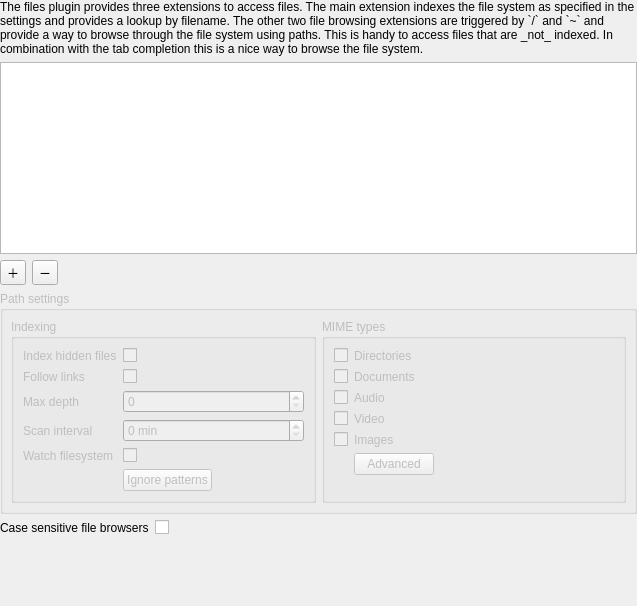
<?xml version="1.0" encoding="UTF-8"?>
<ui version="4.0">
 <class>ConfigWidget</class>
 <widget class="QWidget" name="ConfigWidget">
  <property name="geometry">
   <rect>
    <x>0</x>
    <y>0</y>
    <width>637</width>
    <height>606</height>
   </rect>
  </property>
  <layout class="QVBoxLayout" name="verticalLayout_2">
   <property name="leftMargin">
    <number>0</number>
   </property>
   <property name="topMargin">
    <number>0</number>
   </property>
   <property name="rightMargin">
    <number>0</number>
   </property>
   <property name="bottomMargin">
    <number>0</number>
   </property>
   <item>
    <widget class="QLabel" name="label_6">
     <property name="text">
      <string>The files plugin provides three extensions to access files. The main extension indexes the file system as specified in the settings and provides a lookup by filename. The other two file browsing extensions are triggered by `/` and `~` and provide a way to browse through the file system using paths. This is handy to access files that are _not_ indexed. In combination with the tab completion this is a nice way to browse the file system.</string>
     </property>
     <property name="wordWrap">
      <bool>true</bool>
     </property>
    </widget>
   </item>
   <item>
    <widget class="QListView" name="listView_paths">
     <property name="sizePolicy">
      <sizepolicy hsizetype="Expanding" vsizetype="MinimumExpanding">
       <horstretch>0</horstretch>
       <verstretch>0</verstretch>
      </sizepolicy>
     </property>
     <property name="editTriggers">
      <set>QAbstractItemView::NoEditTriggers</set>
     </property>
     <property name="alternatingRowColors">
      <bool>true</bool>
     </property>
     <property name="uniformItemSizes">
      <bool>true</bool>
     </property>
    </widget>
   </item>
   <item>
    <layout class="QHBoxLayout" name="horizontalLayout_4">
     <item>
      <widget class="QToolButton" name="toolButton_add">
       <property name="text">
        <string notr="true">＋</string>
       </property>
      </widget>
     </item>
     <item>
      <widget class="QToolButton" name="toolButton_rem">
       <property name="text">
        <string notr="true">－</string>
       </property>
      </widget>
     </item>
     <item>
      <widget class="QLabel" name="label_statusbar">
       <property name="sizePolicy">
        <sizepolicy hsizetype="Preferred" vsizetype="Fixed">
         <horstretch>0</horstretch>
         <verstretch>0</verstretch>
        </sizepolicy>
       </property>
       <property name="text">
        <string/>
       </property>
      </widget>
     </item>
    </layout>
   </item>
   <item>
    <widget class="QGroupBox" name="groupBox_path">
     <property name="enabled">
      <bool>false</bool>
     </property>
     <property name="title">
      <string>Path settings</string>
     </property>
     <layout class="QVBoxLayout" name="verticalLayout_4" stretch="0">
      <property name="leftMargin">
       <number>8</number>
      </property>
      <property name="topMargin">
       <number>8</number>
      </property>
      <property name="rightMargin">
       <number>8</number>
      </property>
      <property name="bottomMargin">
       <number>8</number>
      </property>
      <item>
       <layout class="QHBoxLayout" name="horizontalLayout" stretch="1,1">
        <item>
         <widget class="QGroupBox" name="groupBox">
          <property name="title">
           <string>Indexing</string>
          </property>
          <layout class="QFormLayout" name="formLayout">
           <item row="0" column="0">
            <widget class="QLabel" name="label_hidden">
             <property name="text">
              <string>Index hidden files</string>
             </property>
            </widget>
           </item>
           <item row="0" column="1">
            <widget class="QCheckBox" name="checkBox_hidden">
             <property name="text">
              <string/>
             </property>
            </widget>
           </item>
           <item row="1" column="0">
            <widget class="QLabel" name="label_symlink">
             <property name="text">
              <string>Follow links</string>
             </property>
            </widget>
           </item>
           <item row="1" column="1">
            <widget class="QCheckBox" name="checkBox_followSymlinks">
             <property name="toolTip">
              <string>This option should by used with care and only if necessary. It may cause indexing of way more files you wanted when the indexed file tree contains links to directories outside the specified file tree.</string>
             </property>
             <property name="text">
              <string/>
             </property>
            </widget>
           </item>
           <item row="2" column="0">
            <widget class="QLabel" name="label_depth">
             <property name="text">
              <string>Max depth</string>
             </property>
            </widget>
           </item>
           <item row="2" column="1">
            <widget class="QSpinBox" name="spinBox_depth">
             <property name="sizePolicy">
              <sizepolicy hsizetype="MinimumExpanding" vsizetype="Fixed">
               <horstretch>0</horstretch>
               <verstretch>0</verstretch>
              </sizepolicy>
             </property>
             <property name="maximum">
              <number>255</number>
             </property>
            </widget>
           </item>
           <item row="3" column="0">
            <widget class="QLabel" name="label_interval">
             <property name="text">
              <string>Scan interval</string>
             </property>
            </widget>
           </item>
           <item row="3" column="1">
            <widget class="QSpinBox" name="spinBox_interval">
             <property name="sizePolicy">
              <sizepolicy hsizetype="MinimumExpanding" vsizetype="Fixed">
               <horstretch>0</horstretch>
               <verstretch>0</verstretch>
              </sizepolicy>
             </property>
             <property name="suffix">
              <string extracomment="Abbr. minutes"> min</string>
             </property>
             <property name="minimum">
              <number>0</number>
             </property>
             <property name="maximum">
              <number>1440</number>
             </property>
             <property name="singleStep">
              <number>5</number>
             </property>
            </widget>
           </item>
           <item row="4" column="0">
            <widget class="QLabel" name="label_fswatch">
             <property name="text">
              <string>Watch filesystem</string>
             </property>
            </widget>
           </item>
           <item row="4" column="1">
            <widget class="QCheckBox" name="checkBox_fswatch">
             <property name="text">
              <string/>
             </property>
            </widget>
           </item>
           <item row="5" column="1">
            <widget class="QPushButton" name="pushButton_namefilters">
             <property name="sizePolicy">
              <sizepolicy hsizetype="Fixed" vsizetype="Fixed">
               <horstretch>0</horstretch>
               <verstretch>0</verstretch>
              </sizepolicy>
             </property>
             <property name="text">
              <string>Ignore patterns</string>
             </property>
            </widget>
           </item>
          </layout>
         </widget>
        </item>
        <item>
         <widget class="QGroupBox" name="groupBox_3">
          <property name="title">
           <string>MIME types</string>
          </property>
          <layout class="QFormLayout" name="formLayout_2">
           <item row="0" column="0">
            <widget class="QCheckBox" name="checkBox_dirs">
             <property name="text">
              <string/>
             </property>
            </widget>
           </item>
           <item row="1" column="0">
            <widget class="QCheckBox" name="checkBox_docs">
             <property name="text">
              <string/>
             </property>
            </widget>
           </item>
           <item row="2" column="0">
            <widget class="QCheckBox" name="checkBox_audio">
             <property name="text">
              <string/>
             </property>
            </widget>
           </item>
           <item row="3" column="0">
            <widget class="QCheckBox" name="checkBox_video">
             <property name="text">
              <string/>
             </property>
            </widget>
           </item>
           <item row="4" column="0">
            <widget class="QCheckBox" name="checkBox_image">
             <property name="text">
              <string/>
             </property>
            </widget>
           </item>
           <item row="0" column="1">
            <widget class="QLabel" name="label">
             <property name="text">
              <string>Directories</string>
             </property>
            </widget>
           </item>
           <item row="1" column="1">
            <widget class="QLabel" name="label_2">
             <property name="text">
              <string>Documents</string>
             </property>
            </widget>
           </item>
           <item row="2" column="1">
            <widget class="QLabel" name="label_3">
             <property name="text">
              <string>Audio</string>
             </property>
            </widget>
           </item>
           <item row="3" column="1">
            <widget class="QLabel" name="label_4">
             <property name="text">
              <string>Video</string>
             </property>
            </widget>
           </item>
           <item row="4" column="1">
            <widget class="QLabel" name="label_5">
             <property name="text">
              <string>Images</string>
             </property>
            </widget>
           </item>
           <item row="5" column="1">
            <widget class="QPushButton" name="pushButton_mimefilters">
             <property name="sizePolicy">
              <sizepolicy hsizetype="Fixed" vsizetype="Fixed">
               <horstretch>0</horstretch>
               <verstretch>0</verstretch>
              </sizepolicy>
             </property>
             <property name="text">
              <string>Advanced</string>
             </property>
            </widget>
           </item>
          </layout>
         </widget>
        </item>
       </layout>
      </item>
     </layout>
    </widget>
   </item>
   <item>
    <layout class="QFormLayout" name="formLayout_general">
     <item row="0" column="0">
      <widget class="QLabel" name="label_fsBrowserCaseSensitive">
       <property name="text">
        <string>Case sensitive file browsers</string>
       </property>
      </widget>
     </item>
     <item row="0" column="1">
      <widget class="QCheckBox" name="checkBox_fsBrowsersCaseSensitive"/>
     </item>
    </layout>
   </item>
   <item>
    <spacer name="verticalSpacer">
     <property name="orientation">
      <enum>Qt::Vertical</enum>
     </property>
     <property name="sizeHint" stdset="0">
      <size>
       <width>0</width>
       <height>0</height>
      </size>
     </property>
    </spacer>
   </item>
  </layout>
 </widget>
 <resources/>
 <connections/>
</ui>
